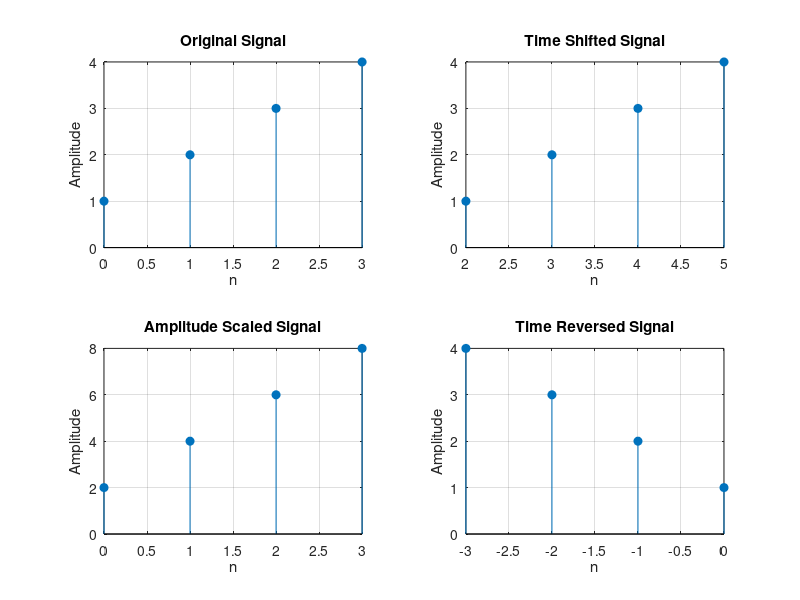

Recreate this plot in MATLAB.
clc;
clear;
close all;

% Original Signal
n = 0:3;
x = [1 2 3 4];

% Time Shift (Right Shift by 2)
n_shift = n + 2;

% Amplitude Scaling
x_scale = 2 * x;

% Time Reversal
n_rev = -fliplr(n);
x_rev = fliplr(x);

% Plotting
figure;

subplot(2,2,1)
stem(n,x,'filled')
grid on
title('Original Signal')
xlabel('n')
ylabel('Amplitude')

subplot(2,2,2)
stem(n_shift,x,'filled')
grid on
title('Time Shifted Signal')
xlabel('n')
ylabel('Amplitude')

subplot(2,2,3)
stem(n,x_scale,'filled')
grid on
title('Amplitude Scaled Signal')
xlabel('n')
ylabel('Amplitude')

subplot(2,2,4)
stem(n_rev,x_rev,'filled')
grid on
title('Time Reversed Signal')
xlabel('n')
ylabel('Amplitude')
